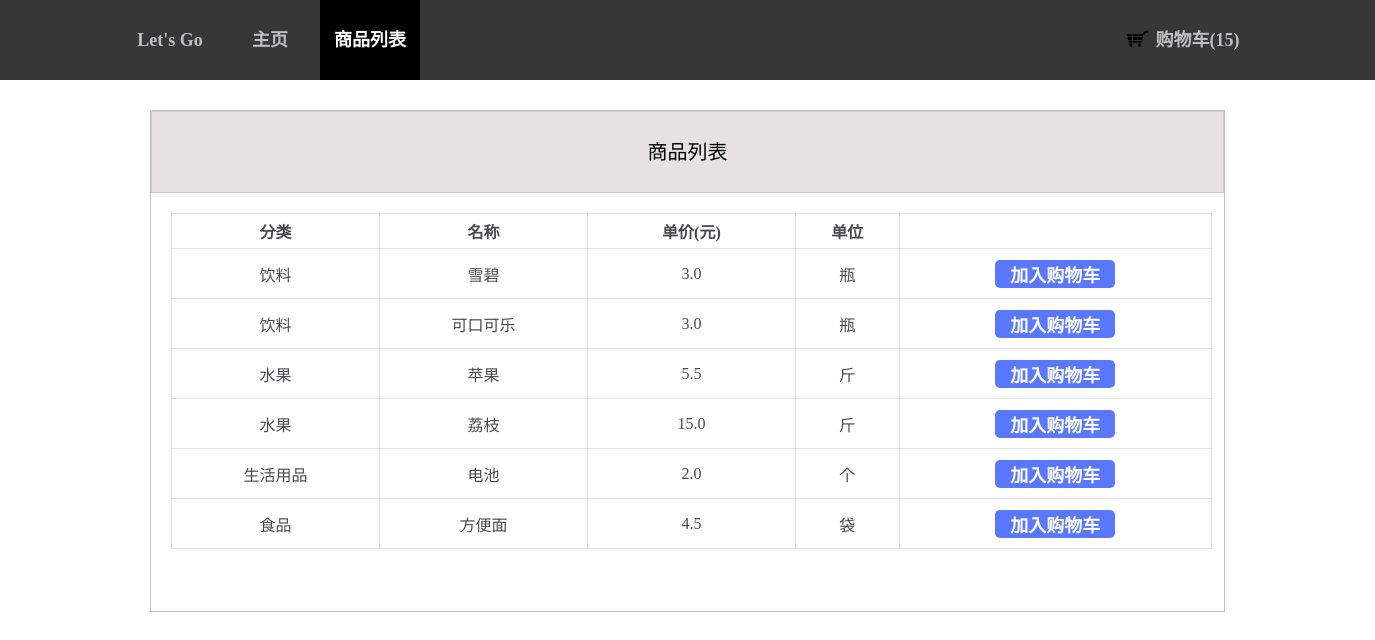
Screenshot of /shopping_list/ with the database file from the repository.
### blog/models.py (models this page shows, shortened)
class Goods(models.Model):
    type = models.CharField(max_length=200)
    name = models.CharField(max_length=200)
    price = models.FloatField(default='')
    unit = models.CharField(max_length=200)

### blog/views.py (the view, shortened to what this page needs)
# urls.py: url(r'^shopping_list/$',views.shopping_list ,name='shopping_list'),
def shopping_list(request) :
    goods = Goods.objects.all()
    return render(request, 'blog/shopping_list.html', {'goods': goods,'total_count': Purchase.total()})

### blog/models.py (called while the page is built)
    def total():
        total_count = 0
        self = Purchase.objects.all()
        for items in self:
            total_count += items.count
        return total_count

### blog/templates/blog/shopping_list.html (shortened to what this page needs)
{% extends 'blog/list.html' %}
{% load staticfiles %}
{% block css %}
    <link rel="stylesheet" href="{% static 'css/list.css' %}">
{% endblock %}
{%  block shopping_list  %}active{% endblock %}
{% block content %}
<div class="list">
    <div class="heading">商品列表</div>
        <table>
            <tr>
                <th width="20%">分类</th>
                <th width="20%">名称</th>
                <th width="20%">单价(元)</th>
                <th width="10%">单位</th>
                <th width="30%"> </th>
            </tr>
            <tr>
    {% for goods in goods %}
                <td>{{ goods.type }}</td>
                <td>{{ goods.name }}</td>
                <td>{{ goods.price }}</td>
                <td>{{ goods.unit }}</td>
                <td><button class="shopCartButton"  id="{{ goods.id }}">加入购物车</button></td>
            </tr>
    {% endfor %}
        </table>
</div>
    {% endblock content %}

### blog/templates/blog/list.html (shortened to what this page needs)
{% load staticfiles %}
<html>
<head>
    <link rel="stylesheet" href="{% static 'css/blog.css' %}">
    {% block css %}
    {% endblock %}
</head>
<body>
<div class="frame">
    <div class="navigationbar page">Let's Go</div>
    <div class="navigationbar {%  block home_nav  %}{% endblock %}" onclick="home()">主页</div>
    <div class="navigationbar {%  block shopping_list  %}{% endblock %}" onclick="shoppingList()">商品列表</div>
    <div class="navigationbar cartPosition {%  block cart  %}{% endblock %}" onclick="cart()">
        <img class="icon" src="{% static '购物车.png' %}">购物车(<number>{{total_count}}</number>)</div>
</div>
{% block content %}
{% endblock %}
</body>
</html>

### blog/static/css/blog.css (style rules this page uses)
body { margin: 0; min-width: 1365px; }
.frame { background-color: #373737; height: 80px; }
.page { margin: 0 0 0 120px; padding: 0 10px; }
.navigationbar { color: #bebdc1; width: 80px; float: left; line-height: 80px; font-size:18px; text-align: center; text-decoration:blink; cursor: pointer; font-weight:bold; padding: 0 10px; }
.active { color: white; background-color: black; }
.cartPosition { margin: 0 120px 0 0; width: 120px; float: right; padding: 0 10px; }
img.icon { height: 25px; float: left; margin: 26px 0; }

### blog/static/css/list.css (style rules this page uses)
.list { background-color: white; margin: 30px 150px; height:500px; border-style: solid; border-color: #bebdc1; border-width: 1px; }
.heading { background-color: rgba(128, 109, 109, 0.2); height: 80px; text-align: center; line-height: 80px; font-size: 20px; border:1px solid rgba(128, 109, 109, 0.2); }
table,th,td { border:1px solid rgba(128, 109, 109, 0.2); color: rgba(29, 27, 34, 0.8); text-align: center; }
table { border-collapse: collapse; margin: 20px 20px; width: 97%; }
th { height: 35px; }
td { height:50px; }
.shopCartButton { border: none; background-color: #5978ff; font-size:18px; border-radius:5px; color: white; font-weight: bold; cursor: pointer; text-align: center; width: 120px;; }

### rows the page displays
Goods: type "饮料", name "雪碧", price "3.0", unit "瓶"
Goods: type "饮料", name "可口可乐", price "3.0", unit "瓶"
Goods: type "水果", name "苹果", price "5.5", unit "斤"
Goods: type "水果", name "荔枝", price "15.0", unit "斤"
Goods: type "生活用品", name "电池", price "2.0", unit "个"
Goods: type "食品", name "方便面", price "4.5", unit "袋"

### other values shown
{{ total_count }} "15"
